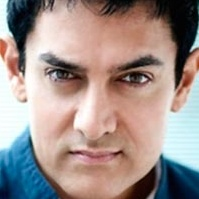
#> input picture dataset/faces/Aamir/face_101.jpg, 199 x 199 px; its folder holds 3 pictures in this run
$ python train.py
#> lines starting #> are read from the running program, lines starting #| are printed output that depends on the picture
### src/utils.py
"""
src/utils.py
============
Utility helpers: logging setup, directory creation, timing, serialisation.
"""

import logging
import os
import pickle
import time
from pathlib import Path
from typing import Any

import numpy as np

import sys
sys.path.insert(0, str(Path(__file__).parent.parent))
import config


def get_logger(name: str) -> logging.Logger:
    """
    Return a configured logger with the project-wide format.

    Parameters
    ----------
    name : str
        Logger name, typically ``__name__`` of the calling module.

    Returns
    -------
    logging.Logger
    """
    logger = logging.getLogger(name)
    if not logger.handlers:
        handler = logging.StreamHandler()
        handler.setFormatter(
            logging.Formatter(fmt=config.LOG_FORMAT, datefmt=config.LOG_DATE_FORMAT)
        )
        logger.addHandler(handler)
    logger.setLevel(config.LOG_LEVEL)
    return logger


def ensure_dirs(*paths: Path) -> None:
    """
    Create directories (including parents) if they do not already exist.

    Parameters
    ----------
    *paths : Path
        Any number of directory paths to create.
    """
    for p in paths:
        Path(p).mkdir(parents=True, exist_ok=True)


# [41 lines left out: functions save_object, load_object, not called in this run]


class Timer:
    """
    Context-manager / manual stopwatch for measuring elapsed wall time.

    Example
    -------
    >>> with Timer("PCA fit") as t:
    ...     fit_pca()
    >>> print(t.elapsed)
    """

    def __init__(self, label: str = "") -> None:
        self.label = label
        self.elapsed: float = 0.0
        self._logger = get_logger(__name__)

    def __enter__(self) -> "Timer":
        self._start = time.perf_counter()
        return self

    def __exit__(self, *_: Any) -> None:
        self.elapsed = time.perf_counter() - self._start
        self._logger.info("⏱  %s — %.3f s", self.label, self.elapsed)

    def start(self) -> None:
        self._start = time.perf_counter()

    def stop(self) -> float:
        self.elapsed = time.perf_counter() - self._start
        return self.elapsed


def set_global_seed(seed: int = config.NUMPY_SEED) -> None:
    """
    Fix NumPy random seed for reproducibility.

    Parameters
    ----------
    seed : int
        Seed value (default from config).
    """
    np.random.seed(seed)

### src/data_loader.py
"""
src/data_loader.py
==================
Dataset discovery and raw image loading.

Responsibility
--------------
* Walk the ``dataset/faces`` directory.
* Collect image paths and string labels.
* Encode labels with sklearn's LabelEncoder.
* Print a human-readable dataset summary.
* Return raw pixel arrays ready for preprocessing.
"""

from __future__ import annotations

import os
from pathlib import Path
from typing import Tuple

import cv2
import numpy as np
from sklearn.preprocessing import LabelEncoder

import sys
sys.path.insert(0, str(Path(__file__).parent.parent))
import config
from src.utils import get_logger, save_object

logger = get_logger(__name__)


# ─────────────────────────────────────────────────────────────────────────────
# Public API
# ─────────────────────────────────────────────────────────────────────────────

class DataLoader:
    """
    Discovers and loads the face image dataset from ``config.DATASET_DIR``.

    The expected directory layout is::

        dataset/faces/
        ├── PersonA/
        │   ├── image1.jpg
        │   └── ...
        ├── PersonB/
        │   └── ...
        └── ...

    Attributes
    ----------
    dataset_dir : Path
        Root directory for face images.
    label_encoder : LabelEncoder
        Fitted encoder mapping class names ↔ integer indices.
    class_names : list[str]
        Sorted list of discovered class names.
    image_paths : list[Path]
        Ordered list of every image path.
    labels_str : list[str]
        String label corresponding to each image path.
    """

    def __init__(self, dataset_dir: Path = config.DATASET_DIR) -> None:
        self.dataset_dir = Path(dataset_dir)
        self.label_encoder = LabelEncoder()
        self.class_names: list[str] = []
        self.image_paths: list[Path] = []
        self.labels_str: list[str] = []

    # ── Discovery ─────────────────────────────────────────────────────────────

    def discover(self) -> "DataLoader":
        """
        Walk *dataset_dir* and collect image paths with their class labels.

        Returns
        -------
        DataLoader
            Self (for method chaining).

        Raises
        ------
        FileNotFoundError
            If *dataset_dir* does not exist.
        ValueError
            If no valid images are found.
        """
        if not self.dataset_dir.exists():
            raise FileNotFoundError(
                f"Dataset directory not found: {self.dataset_dir}"
            )

        paths: list[Path] = []
        labels: list[str] = []

        for class_dir in sorted(self.dataset_dir.iterdir()):
            if not class_dir.is_dir():
                continue
            class_name = class_dir.name
            found = [
                p
                for p in sorted(class_dir.iterdir())
                if p.suffix.lower() in config.SUPPORTED_EXTENSIONS
            ]
            if not found:
                logger.warning("No images in class folder '%s' — skipping.", class_name)
                continue
            paths.extend(found)
            labels.extend([class_name] * len(found))

        if not paths:
            raise ValueError(
                f"No images found in {self.dataset_dir}. "
                f"Supported extensions: {config.SUPPORTED_EXTENSIONS}"
            )

        self.image_paths = paths
        self.labels_str = labels
        self.class_names = sorted(set(labels))

        logger.info(
            "Discovered %d images across %d classes.", len(paths), len(self.class_names)
        )
        return self

    # ── Loading ───────────────────────────────────────────────────────────────

    def load(self) -> Tuple[np.ndarray, np.ndarray]:
        """
        Load every image as a raw pixel array and encode labels.

        Images are loaded as-is (colour); preprocessing (grayscale, resize,
        normalise, flatten) is handled by ``preprocessing.py``.

        Returns
        -------
        images : np.ndarray, shape (N, H, W, C)
            Raw BGR images as uint8 arrays.
        labels : np.ndarray, shape (N,)
            Integer-encoded class labels.

        Raises
        ------
        RuntimeError
            If ``discover()`` has not been called first.
        """
        if not self.image_paths:
            raise RuntimeError("Call discover() before load().")

        raw_images: list[np.ndarray] = []
        valid_paths: list[Path] = []
        valid_labels: list[str] = []

        for path, lbl in zip(self.image_paths, self.labels_str):
            img = cv2.imread(str(path))
            if img is None:
                logger.warning("Could not read image: %s — skipping.", path)
                continue
            raw_images.append(img)
            valid_paths.append(path)
            valid_labels.append(lbl)

        if not raw_images:
            raise ValueError("All images failed to load.")

        self.image_paths = valid_paths
        self.labels_str = valid_labels

        # Images may have different sizes; use object array as a container.
        # The ImagePreprocessor will resize every image to a uniform size.
        images = np.empty(len(raw_images), dtype=object)
        for i, img in enumerate(raw_images):
            images[i] = img
        labels = self.label_encoder.fit_transform(valid_labels)

        logger.info(
            "Loaded %d images.  Classes: %s",
            len(images),
            list(self.label_encoder.classes_),
        )
        return images, labels

    # ── Model Persistence ─────────────────────────────────────────────────────

    # [10 lines left out: function save_label_encoder, not called in this run]

    # ── Summary ───────────────────────────────────────────────────────────────

    def print_summary(self) -> None:
        """
        Print a formatted dataset summary to stdout / logger.
        """
        logger.info("=" * 60)
        logger.info("DATASET SUMMARY")
        logger.info("=" * 60)
        logger.info("Root directory : %s", self.dataset_dir)
        logger.info("Total images   : %d", len(self.image_paths))
        logger.info("Total classes  : %d", len(self.class_names))
        logger.info("")
        logger.info("Class distribution:")
        for cls in self.class_names:
            count = self.labels_str.count(cls)
            logger.info("  %-20s %d images", cls, count)
        logger.info("")
        logger.info("EXCLUDED DATASETS:")
        logger.info(
            "  Iris  — tabular CSV dataset (150 samples, 4 numeric features)."
            "  Irrelevant to face recognition; excluded from all processing."
        )
        logger.info("=" * 60)

### src/preprocessing.py
"""
src/preprocessing.py
====================
Image preprocessing pipeline.

Steps applied to every image
-----------------------------
1. Convert BGR → Grayscale
2. Resize to ``config.IMG_SIZE``
3. Normalise pixel values to [0, 1]  (float64)
4. Flatten to a 1-D column vector of length ``config.IMG_FLATTEN_DIM``

All parameters are driven by ``config.py`` so no magic numbers appear here.
"""

from __future__ import annotations

from pathlib import Path
from typing import Tuple

import cv2
import numpy as np

import sys
sys.path.insert(0, str(Path(__file__).parent.parent))
import config
from src.utils import get_logger

logger = get_logger(__name__)


# ─────────────────────────────────────────────────────────────────────────────
# Public API
# ─────────────────────────────────────────────────────────────────────────────

class ImagePreprocessor:
    """
    Stateless preprocessing transformer: raw images → flat normalised vectors.

    Parameters
    ----------
    img_size : tuple[int, int]
        Target (height, width) for resizing.  Defaults to ``config.IMG_SIZE``.
    """

    def __init__(self, img_size: Tuple[int, int] = config.IMG_SIZE) -> None:
        self.img_size = img_size

    # ── Single-image helpers ──────────────────────────────────────────────────

    def preprocess_one(self, image: np.ndarray) -> np.ndarray:
        """
        Apply the full preprocessing pipeline to a single raw image.

        Parameters
        ----------
        image : np.ndarray
            Raw image array.  May be grayscale (H, W) or colour (H, W, C).

        Returns
        -------
        np.ndarray, shape (H*W,)
            Flattened, normalised float64 vector.
        """
        gray = self._to_grayscale(image)
        resized = self._resize(gray)
        normalised = self._normalise(resized)
        flat = normalised.flatten()
        return flat

    # ── Batch transform ───────────────────────────────────────────────────────

    def transform(self, images: np.ndarray) -> np.ndarray:
        """
        Apply the preprocessing pipeline to a batch of raw images.

        Parameters
        ----------
        images : np.ndarray, shape (N, H_src, W_src) or (N, H_src, W_src, C)
            Batch of raw images (uint8 or float).

        Returns
        -------
        np.ndarray, shape (N, H*W)
            Matrix where each row is a preprocessed face vector.
            This is the **Face_Db** matrix from the assignment (transposed).
        """
        N = len(images)
        dim = self.img_size[0] * self.img_size[1]
        X = np.empty((N, dim), dtype=np.float64)
        for i in range(N):
            # Support both regular ndarray batches and object-arrays
            img = images[i] if images.dtype == object else images[i]
            X[i] = self.preprocess_one(img)
        logger.info(
            "Preprocessed %d images → matrix shape %s", N, X.shape
        )
        return X

    # [30 lines left out: function load_and_preprocess_single, not called in this run]

    # ── Internal helpers ──────────────────────────────────────────────────────

    @staticmethod
    def _to_grayscale(image: np.ndarray) -> np.ndarray:
        """Convert an image to single-channel grayscale."""
        if image.ndim == 2:
            return image
        if image.ndim == 3 and image.shape[2] == 1:
            return image[:, :, 0]
        return cv2.cvtColor(image, cv2.COLOR_BGR2GRAY)

    def _resize(self, image: np.ndarray) -> np.ndarray:
        """Resize a grayscale image to (width, height) = config.IMG_SIZE[::-1]."""
        h, w = self.img_size
        if image.shape[:2] == (h, w):
            return image
        return cv2.resize(image, (w, h), interpolation=cv2.INTER_AREA)

    @staticmethod
    def _normalise(image: np.ndarray) -> np.ndarray:
        """Scale pixel values from [0, 255] → [0, 1] (float64)."""
        return image.astype(np.float64) / 255.0

### src/trainer.py
"""
src/trainer.py
==============
Orchestrates the full training pipeline:

    DataLoader → Preprocessor → Train/Test Split
    → PCA sweep (accuracy vs k)
    → Best-k PCA fit
    → ANN training
    → Evaluation
    → Persistence
    → Visualisation
"""

from __future__ import annotations

from pathlib import Path

import numpy as np
from sklearn.model_selection import train_test_split

import sys
sys.path.insert(0, str(Path(__file__).parent.parent))
import config
from src.ann_classifier import ANNClassifier
from src.data_loader import DataLoader
from src.evaluator import Evaluator
from src.pca_eigenfaces import PCAEigenfaces
from src.preprocessing import ImagePreprocessor
from src.visualization import Visualiser
from src.utils import Timer, ensure_dirs, get_logger, set_global_seed

logger = get_logger(__name__)


# ─────────────────────────────────────────────────────────────────────────────

class Trainer:
    """
    End-to-end training orchestrator.

    Usage
    -----
    >>> trainer = Trainer()
    >>> trainer.run()
    """

    def __init__(self) -> None:
        set_global_seed()
        ensure_dirs(config.OUTPUTS_DIR, config.MODELS_DIR)
        self.loader = DataLoader()
        self.preprocessor = ImagePreprocessor()
        self.visualiser = Visualiser()

    # ── Main entry point ──────────────────────────────────────────────────────

    def run(self) -> None:
        """Execute the complete training pipeline."""

        # ── 1 · Load & preprocess ─────────────────────────────────────────────
        logger.info("Step 1/7 — Loading dataset …")
        self.loader.discover()
        self.loader.print_summary()

        with Timer("Data loading"):
            raw_images, y = self.loader.load()
#> in load, img is the input picture: shape (199, 199, 3); mean B, G, R 139.3, 143.9, 159.5

        with Timer("Preprocessing"):
            X = self.preprocessor.transform(raw_images)       # (N, mn)
#> the loop in transform, `for i in range(N):` made 4 passes
#> pass 1, in preprocess_one, `gray = self._to_grayscale(image)`:
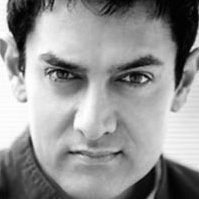
#> gray: shape (199, 199); min 0, max 255, mean 148.1
#> pass 1, in preprocess_one, `resized = self._resize(gray)`:
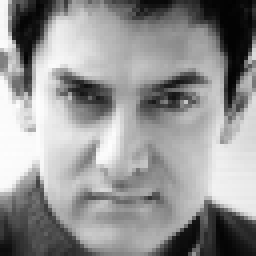
#> resized: shape (64, 64) (shown 4 times larger); min 2, max 253, mean 148.1
#> pass 2, in preprocess_one (call 2), `gray = self._to_grayscale(image)`:
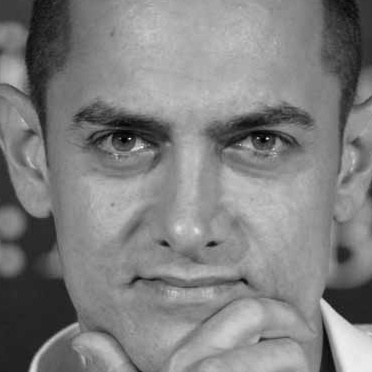
#> gray: shape (372, 372); min 0, max 247, mean 128.2
#> after the loop in transform, `for i in range(N):`:
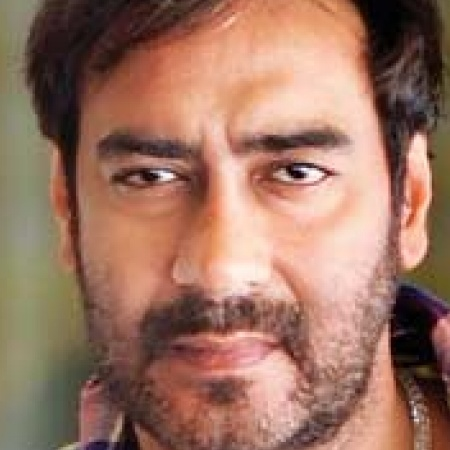
#> img: shape (450, 450, 3); mean B, G, R 98, 115.6, 156.4

        # ── 2 · Train / test split ────────────────────────────────────────────
        logger.info("Step 2/7 — Splitting 60/40 …")
#> (the run stopped early here; a loop or call above may not have finished)
